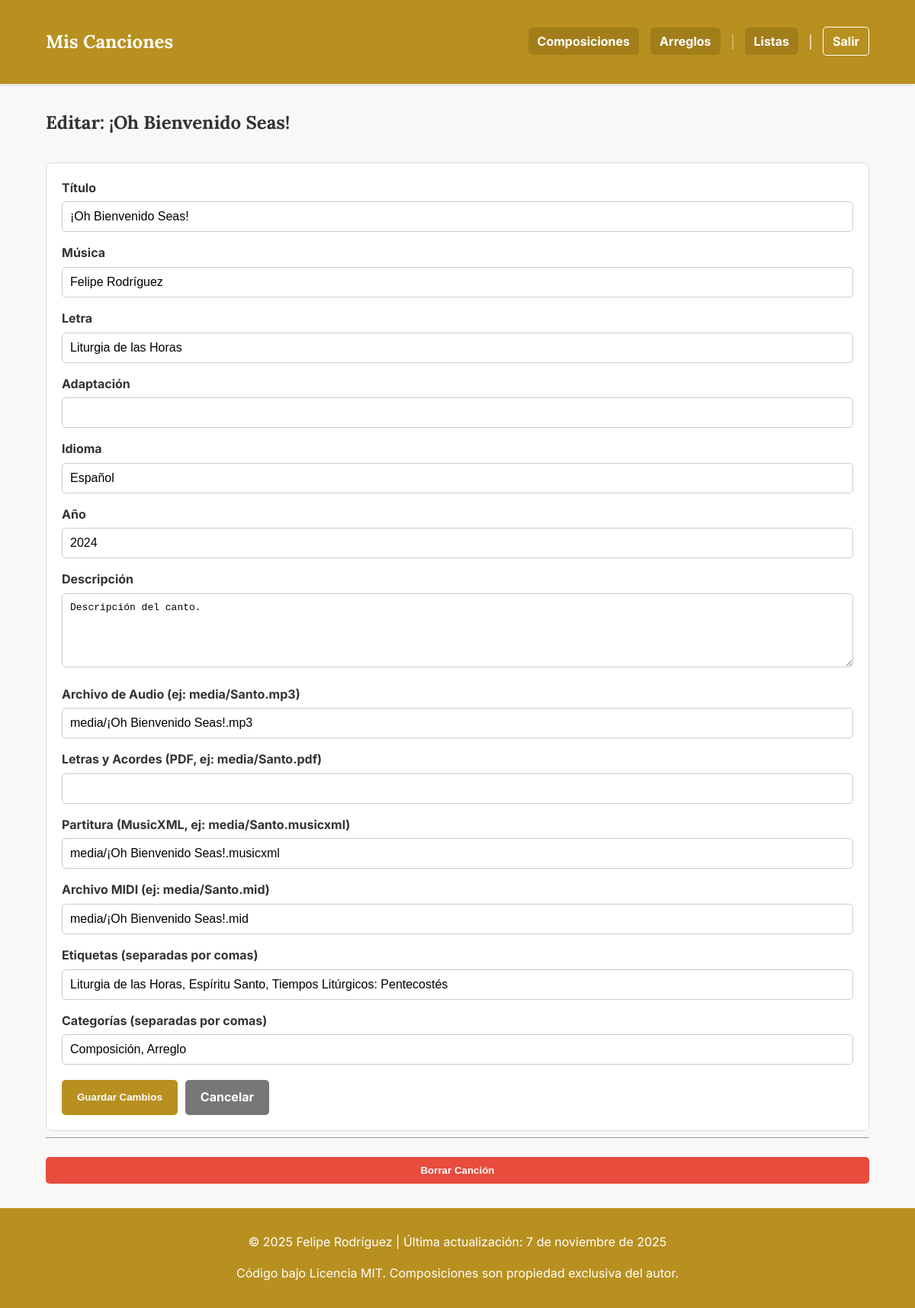
Before: /composicion/1/edit (signed in) with the older database file.
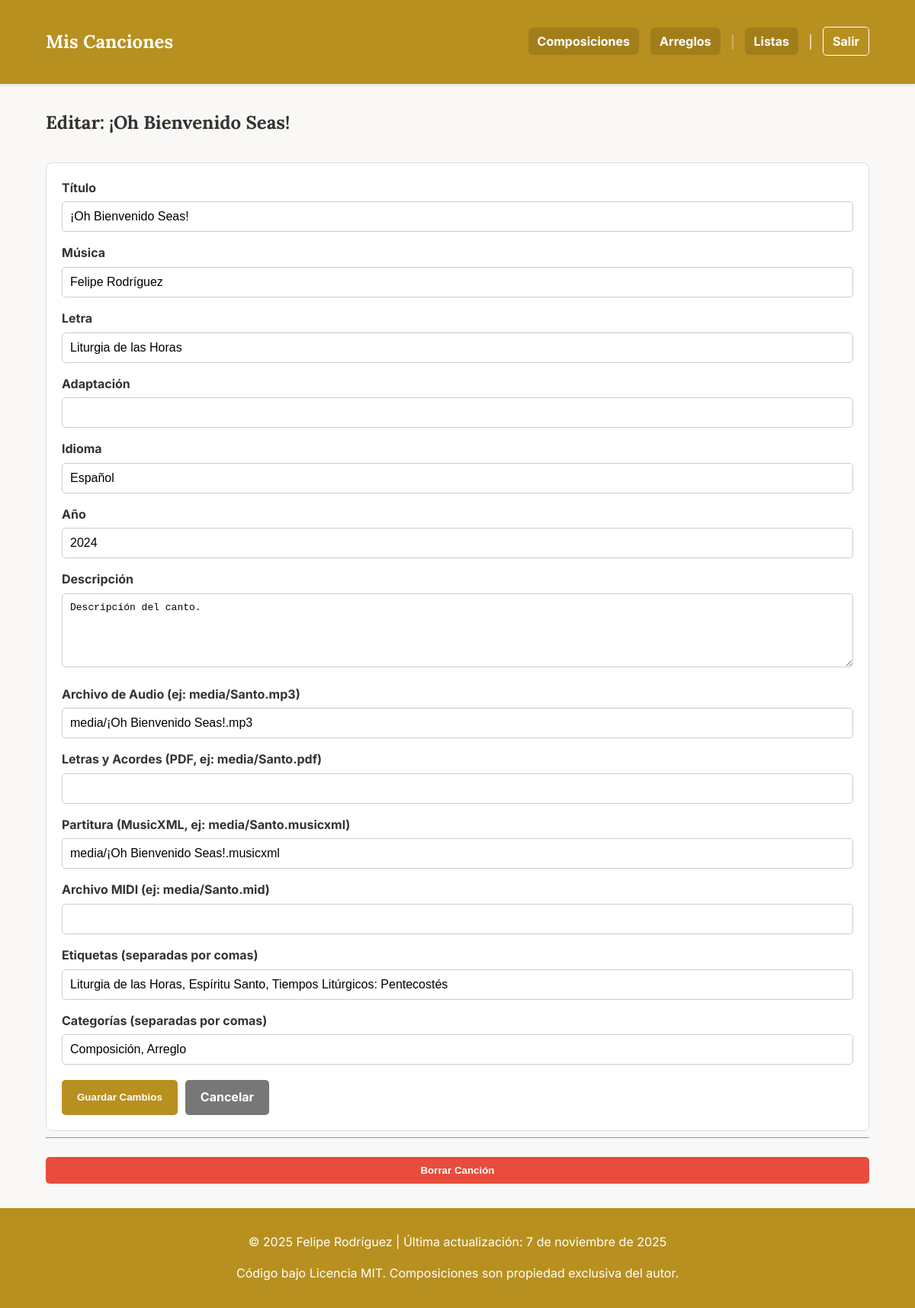
After: the same page with the newer database file.
### app.py (models this page shows)
class Cancion(db.Model):
    id = db.Column(db.Integer, primary_key=True)
    titulo = db.Column(db.String(150), nullable=False)
    musica = db.Column(db.String(100))
    letra = db.Column(db.String(100))
    adaptacion = db.Column(db.String(100))
    idioma = db.Column(db.String(50))
    dia = db.Column(db.Integer, nullable=True)
    mes = db.Column(db.Integer, nullable=True)
    anio = db.Column(db.Integer)
    descripcion = db.Column(db.Text)
    audio = db.Column(db.String(150))
    letras_acordes = db.Column(db.String(150)) # Antes 'partitura' (PDF)
    partitura = db.Column(db.String(150))      # Antes 'partitura_xml' (MusicXML)
    midi = db.Column(db.String(150))           # Archivo MIDI
    tags_json = db.Column(db.String(500))
    tipo = db.Column(db.String(50), nullable=False, default='local')
    categorias_json = db.Column(db.String(200))
    youtube_video_embed = db.Column(db.Text)
    youtube_audio_embed = db.Column(db.Text)
    @property
    def tags(self):
        return json.loads(self.tags_json) if self.tags_json else []
    @property
    def categorias(self):
        return json.loads(self.categorias_json) if self.categorias_json else []

### app.py (the view, shortened to what this page needs)
@app.route('/composicion/<int:comp_id>/edit', methods=['GET', 'POST'])
@login_required
def edit_cancion(comp_id):
    cancion_a_editar = Cancion.query.get_or_404(comp_id)
    return render_template('edit_cancion.html', cancion=cancion_a_editar)

### app.py (called while the page is built)
def login_required(f):
    @wraps(f)
    def decorated_function(*args, **kwargs):
        if 'logged_in' not in session:
            return redirect(url_for('login', next=request.url))
        return f(*args, **kwargs)
    return decorated_function

### templates/edit_cancion.html
{% extends "base.html" %}
{% block content %}
    <h2>Editar: {{ cancion.titulo }}</h2>
    <form method="post" class="edit-form">
        <div class="form-group">
            <label for="titulo">Título</label>
            <input type="text" id="titulo" name="titulo" value="{{ cancion.titulo }}" required>
        </div>
        <div class="form-group">
            <label for="musica">Música</label>
            <input type="text" id="musica" name="musica" value="{{ cancion.musica or '' }}">
        </div>
        <div class="form-group">
            <label for="letra">Letra</label>
            <input type="text" id="letra" name="letra" value="{{ cancion.letra or '' }}">
        </div>
        <div class="form-group">
            <label for="adaptacion">Adaptación</label>
            <input type="text" id="adaptacion" name="adaptacion" value="{{ cancion.adaptacion or '' }}">
        </div>
        <div class="form-group">
            <label for="idioma">Idioma</label>
            <input type="text" id="idioma" name="idioma" value="{{ cancion.idioma or '' }}">
        </div>
        <div class="form-group">
            <label for="anio">Año</label>
            <input type="number" id="anio" name="anio" value="{{ cancion.anio or '' }}">
        </div>
        <div class="form-group">
            <label for="descripcion">Descripción</label>
            <textarea id="descripcion" name="descripcion" rows="5">{{ cancion.descripcion or '' }}</textarea>
        </div>
        <div class="form-group">
            <label for="audio">Archivo de Audio (ej: media/Santo.mp3)</label>
            <input type="text" id="audio" name="audio" value="{{ cancion.audio or '' }}">
        </div>
        <div class="form-group">
            <label for="letras_acordes">Letras y Acordes (PDF, ej: media/Santo.pdf)</label>
            <input type="text" id="letras_acordes" name="letras_acordes" value="{{ cancion.letras_acordes or '' }}">
        </div>
        <div class="form-group">
            <label for="partitura">Partitura (MusicXML, ej: media/Santo.musicxml)</label>
            <input type="text" id="partitura" name="partitura" value="{{ cancion.partitura or '' }}">
        </div>
        <div class="form-group">
            <label for="midi">Archivo MIDI (ej: media/Santo.mid)</label>
            <input type="text" id="midi" name="midi" value="{{ cancion.midi or '' }}">
        </div>
        <div class="form-group">
            <label for="tags">Etiquetas (separadas por comas)</label>
            <input type="text" id="tags" name="tags" value="{{ cancion.tags | join(', ') }}">
        </div>
        <div class="form-group">
            <label for="categorias">Categorías (separadas por comas)</label>
            <input type="text" id="categorias" name="categorias" value="{{ cancion.categorias | join(', ') }}">
        </div>
        <div class="form-actions">
            <button type="submit" class="btn-guardar">Guardar Cambios</button>
            <a href="{{ url_for('ver_composicion', comp_id=cancion.id) }}" class="btn-cancelar">Cancelar</a>
        </div>
    </form>
    <hr>
    <form method="post" action="{{ url_for('delete_cancion', comp_id=cancion.id) }}" onsubmit="return confirm('¿Estás seguro de que quieres borrar esta canción? Esta acción no se puede deshacer.');" class="delete-form">
        <button type="submit" class="btn-borrar">Borrar Canción</button>
    </form>
{% endblock %}

Changed rows visible on the page:
changed Cancion "¡Oh Bienvenido Seas!": midi "media/¡Oh Bienvenido Seas!.mid" → (not shown)
